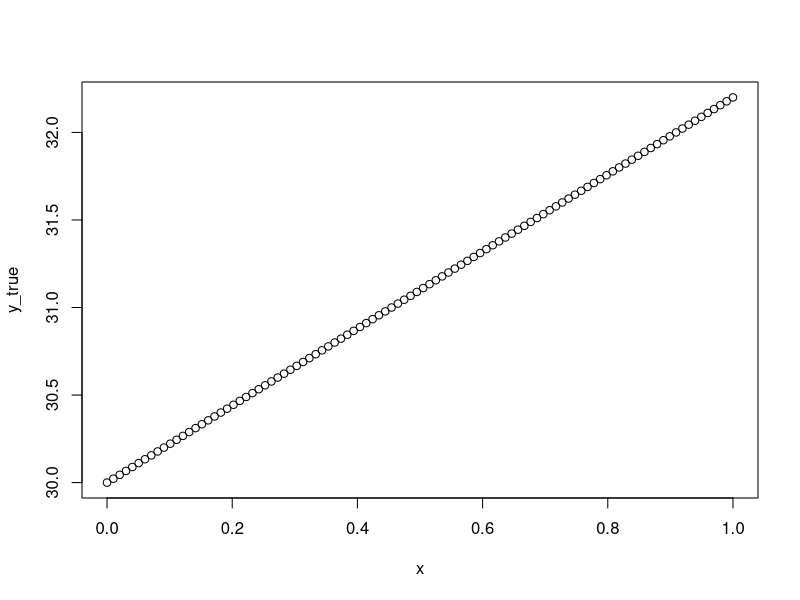
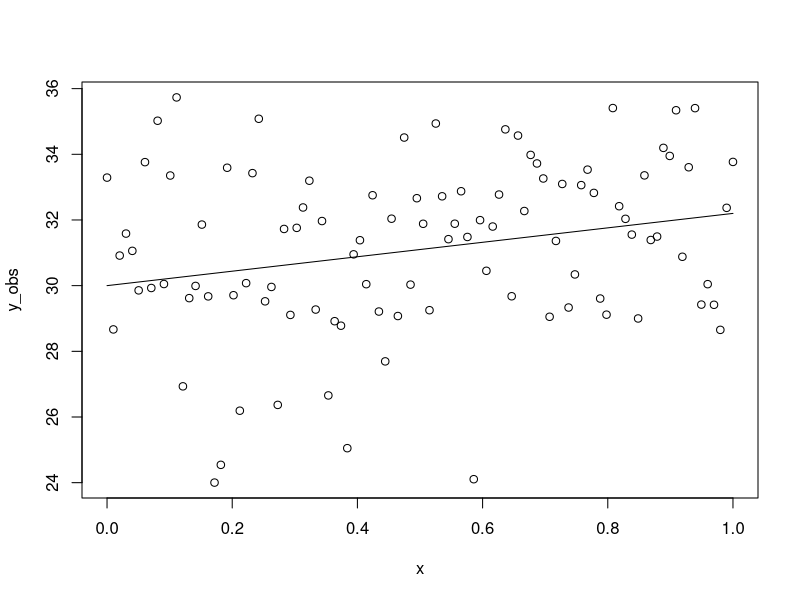
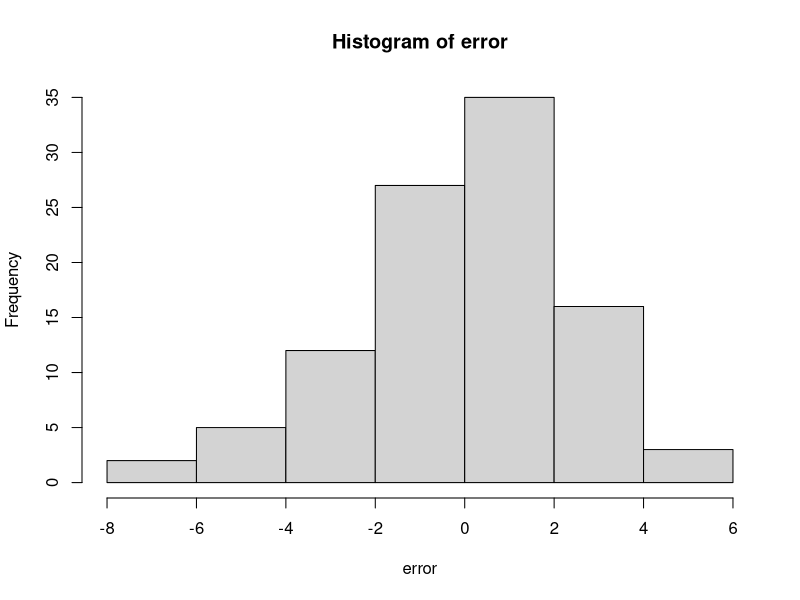
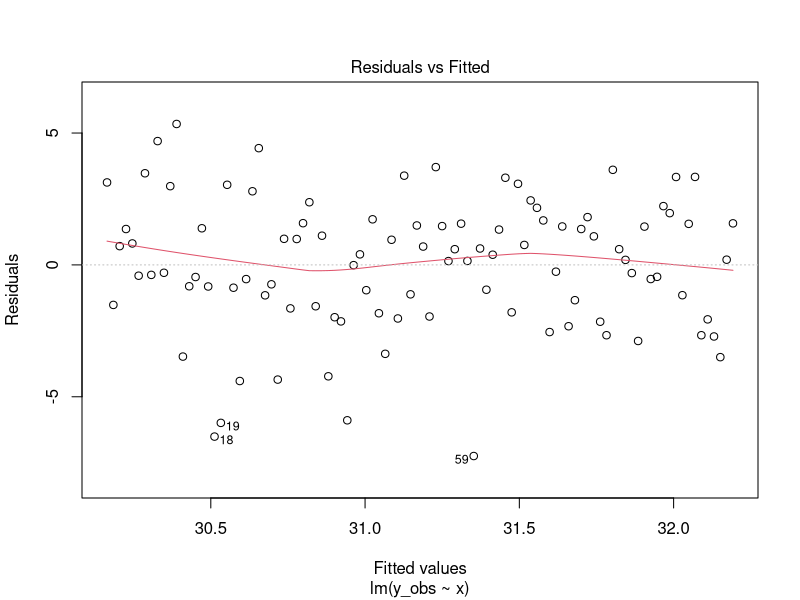
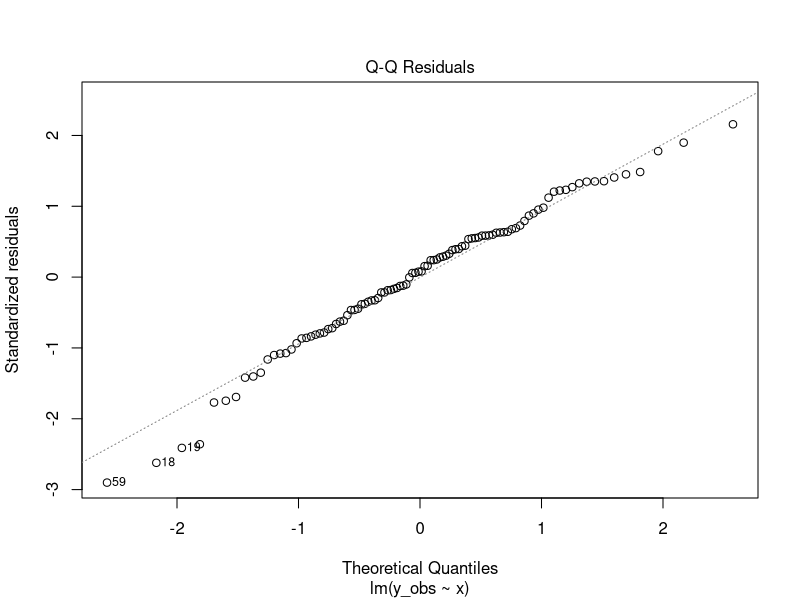

The R source for these figures, in order:
## General Linear Models The Basics
## Simulating ideal data for a general linear model
## https://www.r-bloggers.com/general-linear-models-the-basics/amp/
n <- 100
beta <- 2.2
alpha <- 30

## We also need some covariate data, we will just generate a sequence of n numbers from 0 to 1:
x <- seq(0, 1, length.out = n)

## The model's expectation is thus this straight line:

y_true <- beta * x + alpha
plot(x, y_true)

## Let's generate some error:

sigma <- 2.4
set.seed(42)
error <- rnorm(n, sd = sigma)
y_obs <- y_true + error
plot(x, y_obs)
lines(x, y_true)

## Also, check out the errors:

hist(error)

## Fitting a model

m1 <- lm(y_obs ~ x)
coef(m1)
summary(m1)
# Finally, notice
# that the Residual standard error is close to the value we used for
# sigma, which is because it is an estimate of sigma from our
# simulated data.

## residuals vs fitted values

plot(m1, 1)
# We are looking for 'heteroskedasticity' which is a fancy way of
# saying the errors aren't equal across the range of predictions (remember
# I said sigma is a constant?).

## residuals distribution
plot(m1, 2)
